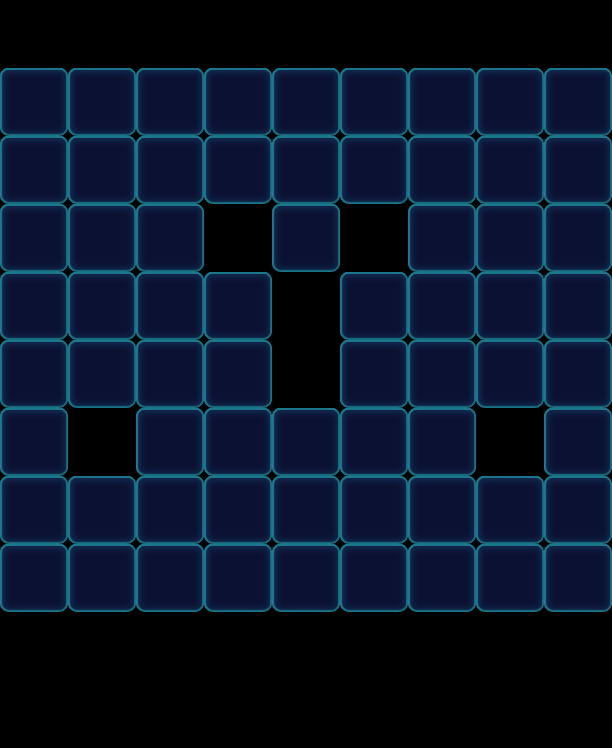

This is a level from a 2D game, rendered from its Tiled map with the project's own tilesets. A one-line summary and the map file follow, with tile-layer data summarised:
An orthogonal 9x11 tile map with 68x68 px tiles, 1 tile layer (Valid), 2 tilesets and 80 objects (61x Monster, 14x Factory_Normal, 5x Flower).

<map version="1.0" orientation="orthogonal" width="9" height="11" tilewidth="68" tileheight="68">
 <tileset firstgid="1" name="game_grid1" tilewidth="68" tileheight="68">
  <image source="game_grid1.png" width="68" height="68" />
 </tileset>
 <tileset firstgid="2" name="map" tilewidth="68" tileheight="68">
  <image source="map.png" width="1024" height="1024" />
 </tileset>
 <layer name="Valid" width="9" height="11">
  <data>[99 cells, 66 non-empty, 1 distinct tile ids]</data>
 </layer>
 <objectgroup name="BottomObj" width="9" height="11" />
 <objectgroup name="MiddleObj" width="9" height="11">
  <object type="Flower" gid="18" x="68" y="204">
   <properties>
    <property name="FlowerLevel" value="0" />
   </properties>
  </object>
  <object type="Monster" gid="18" x="408" y="136">
   <properties>
    <property name="Color" value="Pink" />
   </properties>
  </object>
  <object type="Monster" gid="18" x="476" y="340">
   <properties>
    <property name="Color" value="Pink" />
   </properties>
  </object>
  <object type="Monster" gid="18" x="408" y="408">
   <properties>
    <property name="Color" value="Pink" />
   </properties>
  </object>
  <object type="Monster" gid="18" x="272" y="544">
   <properties>
    <property name="Color" value="Pink" />
   </properties>
  </object>
  <object type="Monster" gid="18" x="204" y="476">
   <properties>
    <property name="Color" value="Pink" />
   </properties>
  </object>
  <object type="Monster" gid="18" x="136" y="340">
   <properties>
    <property name="Color" value="Pink" />
   </properties>
  </object>
  <object type="Monster" gid="18" x="68" y="544">
   <properties>
    <property name="Color" value="Pink" />
   </properties>
  </object>
  <object type="Monster" gid="18" x="340" y="544">
   <properties>
    <property name="Color" value="Pink" />
   </properties>
  </object>
  <object type="Monster" gid="2" x="204" y="136">
   <properties>
    <property name="Color" value="Blue" />
   </properties>
  </object>
  <object type="Flower" gid="2" x="340" y="204">
   <properties>
    <property name="FlowerLevel" value="0" />
   </properties>
  </object>
  <object type="Monster" gid="2" x="476" y="204">
   <properties>
    <property name="Color" value="Blue" />
   </properties>
  </object>
  <object type="Monster" gid="2" x="68" y="272">
   <properties>
    <property name="Color" value="Blue" />
   </properties>
  </object>
  <object type="Monster" gid="2" x="0" y="408">
   <properties>
    <property name="Color" value="Blue" />
   </properties>
  </object>
  <object type="Monster" gid="2" x="204" y="408">
   <properties>
    <property name="Color" value="Blue" />
   </properties>
  </object>
  <object type="Monster" gid="2" x="204" y="544">
   <properties>
    <property name="Color" value="Blue" />
   </properties>
  </object>
  <object type="Monster" gid="2" x="408" y="544">
   <properties>
    <property name="Color" value="Blue" />
   </properties>
  </object>
  <object type="Monster" gid="2" x="340" y="612">
   <properties>
    <property name="Color" value="Blue" />
   </properties>
  </object>
  <object type="Monster" gid="2" x="136" y="612">
   <properties>
    <property name="Color" value="Blue" />
   </properties>
  </object>
  <object type="Monster" gid="17" x="68" y="340">
   <properties>
    <property name="Color" value="Purple" />
   </properties>
  </object>
  <object type="Monster" gid="17" x="136" y="204">
   <properties>
    <property name="Color" value="Purple" />
   </properties>
  </object>
  <object type="Monster" gid="17" x="272" y="204">
   <properties>
    <property name="Color" value="Purple" />
   </properties>
  </object>
  <object type="Monster" gid="17" x="340" y="136">
   <properties>
    <property name="Color" value="Purple" />
   </properties>
  </object>
  <object type="Monster" gid="17" x="476" y="272">
   <properties>
    <property name="Color" value="Purple" />
   </properties>
  </object>
  <object type="Flower" gid="17" x="476" y="408">
   <properties>
    <property name="FlowerLevel" value="0" />
   </properties>
  </object>
  <object type="Monster" gid="17" x="340" y="476">
   <properties>
    <property name="Color" value="Purple" />
   </properties>
  </object>
  <object type="Monster" gid="17" x="136" y="544">
   <properties>
    <property name="Color" value="Purple" />
   </properties>
  </object>
  <object type="Monster" gid="17" x="0" y="612">
   <properties>
    <property name="Color" value="Purple" />
   </properties>
  </object>
  <object type="Monster" gid="19" x="0" y="340">
   <properties>
    <property name="Color" value="Yellow" />
   </properties>
  </object>
  <object type="Monster" gid="19" x="136" y="272">
   <properties>
    <property name="Color" value="Yellow" />
   </properties>
  </object>
  <object type="Monster" gid="19" x="136" y="136">
   <properties>
    <property name="Color" value="Yellow" />
   </properties>
  </object>
  <object type="Monster" gid="19" x="408" y="204">
   <properties>
    <property name="Color" value="Yellow" />
   </properties>
  </object>
  <object type="Monster" gid="19" x="272" y="136">
   <properties>
    <property name="Color" value="Yellow" />
   </properties>
  </object>
  <object type="Monster" gid="19" x="544" y="204">
   <properties>
    <property name="Color" value="Yellow" />
   </properties>
  </object>
  <object type="Monster" gid="19" x="340" y="340">
   <properties>
    <property name="Color" value="Yellow" />
   </properties>
  </object>
  <object type="Monster" gid="19" x="408" y="476">
   <properties>
    <property name="Color" value="Yellow" />
   </properties>
  </object>
  <object type="Monster" gid="19" x="476" y="612">
   <properties>
    <property name="Color" value="Yellow" />
   </properties>
  </object>
  <object type="Monster" gid="19" x="204" y="612">
   <properties>
    <property name="Color" value="Yellow" />
   </properties>
  </object>
  <object type="Monster" gid="19" x="0" y="544">
   <properties>
    <property name="Color" value="Yellow" />
   </properties>
  </object>
  <object type="Monster" gid="2" x="0" y="272">
   <properties>
    <property name="Color" value="Blue" />
   </properties>
  </object>
  <object type="Monster" gid="2" x="544" y="612">
   <properties>
    <property name="Color" value="Blue" />
   </properties>
  </object>
  <object type="Monster" gid="17" x="544" y="340">
   <properties>
    <property name="Color" value="Purple" />
   </properties>
  </object>
  <object type="Monster" gid="17" x="0" y="136">
   <properties>
    <property name="Color" value="Purple" />
   </properties>
  </object>
  <object type="Monster" gid="4" x="68" y="136">
   <properties>
    <property name="Color" value="Orange" />
   </properties>
  </object>
  <object type="Monster" gid="4" x="544" y="136">
   <properties>
    <property name="Color" value="Orange" />
   </properties>
  </object>
  <object type="Monster" gid="4" x="544" y="272">
   <properties>
    <property name="Color" value="Orange" />
   </properties>
  </object>
  <object type="Flower" gid="2" x="544" y="544">
   <properties>
    <property name="FlowerLevel" value="0" />
   </properties>
  </object>
  <object type="Monster" gid="4" x="544" y="408">
   <properties>
    <property name="Color" value="Orange" />
   </properties>
  </object>
  <object type="Monster" gid="4" x="544" y="476">
   <properties>
    <property name="Color" value="Orange" />
   </properties>
  </object>
  <object type="Monster" gid="4" x="476" y="136">
   <properties>
    <property name="Color" value="Orange" />
   </properties>
  </object>
  <object type="Monster" gid="4" x="340" y="408">
   <properties>
    <property name="Color" value="Orange" />
   </properties>
  </object>
  </objectgroup>
 <objectgroup color="#000000" name="TopObj" width="9" height="11">
  <!-- 14 objects omitted --></objectgroup>
</map>
<!-- 29 of 80 objects omitted -->
